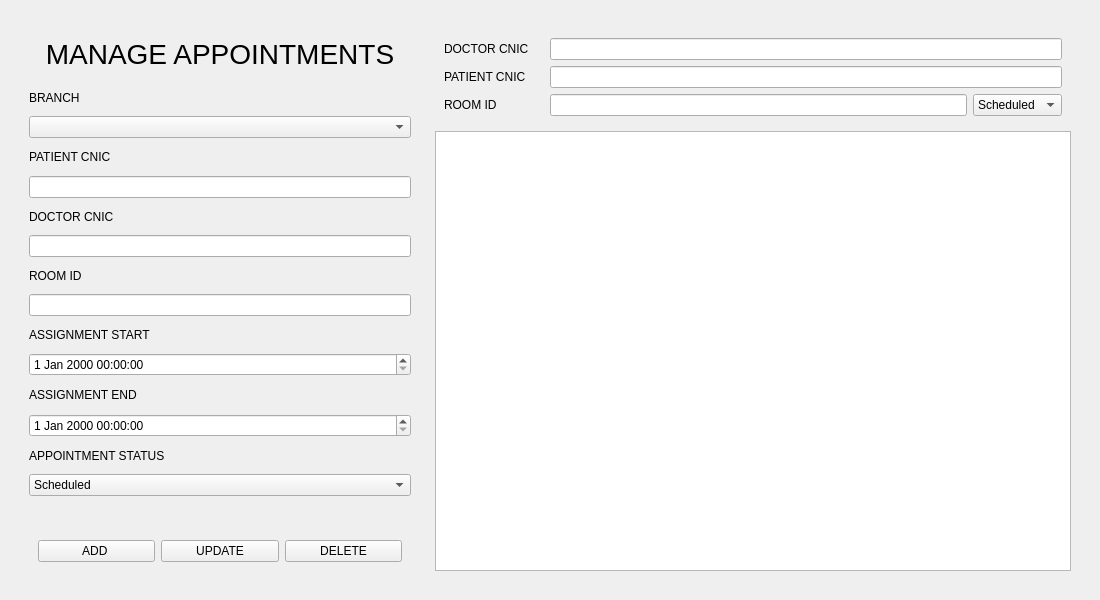
<?xml version="1.0" encoding="UTF-8"?>
<ui version="4.0">
 <class>Frame</class>
 <widget class="QFrame" name="Frame">
  <property name="geometry">
   <rect>
    <x>0</x>
    <y>0</y>
    <width>1100</width>
    <height>600</height>
   </rect>
  </property>
  <property name="windowTitle">
   <string>Frame</string>
  </property>
  <layout class="QGridLayout" name="gridLayout">
   <item row="0" column="0">
    <widget class="QWidget" name="widget" native="true">
     <layout class="QHBoxLayout" name="horizontalLayout">
      <item>
       <widget class="QWidget" name="widget_2" native="true">
        <property name="maximumSize">
         <size>
          <width>400</width>
          <height>16777215</height>
         </size>
        </property>
        <layout class="QHBoxLayout" name="horizontalLayout_3">
         <item>
          <layout class="QVBoxLayout" name="verticalLayout_2">
           <item>
            <widget class="QWidget" name="widget_6" native="true">
             <property name="maximumSize">
              <size>
               <width>16777215</width>
               <height>80</height>
              </size>
             </property>
             <layout class="QHBoxLayout" name="horizontalLayout_9">
              <item>
               <layout class="QHBoxLayout" name="horizontalLayout_8">
                <item>
                 <widget class="QLabel" name="title_label">
                  <property name="font">
                   <font>
                    <pointsize>21</pointsize>
                   </font>
                  </property>
                  <property name="text">
                   <string>MANAGE APPOINTMENTS</string>
                  </property>
                  <property name="alignment">
                   <set>Qt::AlignmentFlag::AlignCenter</set>
                  </property>
                 </widget>
                </item>
               </layout>
              </item>
             </layout>
            </widget>
           </item>
           <item>
            <widget class="QLabel" name="label">
             <property name="text">
              <string>BRANCH</string>
             </property>
            </widget>
           </item>
           <item>
            <widget class="QComboBox" name="appointment_branch"/>
           </item>
           <item>
            <widget class="QLabel" name="ap_patient_cnic_label">
             <property name="text">
              <string>PATIENT CNIC</string>
             </property>
            </widget>
           </item>
           <item>
            <widget class="QLineEdit" name="ap_patient_cnic_input"/>
           </item>
           <item>
            <widget class="QLabel" name="ap_doctor_cnic_label">
             <property name="text">
              <string>DOCTOR CNIC</string>
             </property>
            </widget>
           </item>
           <item>
            <widget class="QLineEdit" name="ap_doctor_cnic_input"/>
           </item>
           <item>
            <widget class="QLabel" name="as_room_id_label">
             <property name="text">
              <string>ROOM ID</string>
             </property>
            </widget>
           </item>
           <item>
            <widget class="QLineEdit" name="ap_room_id_input"/>
           </item>
           <item>
            <widget class="QLabel" name="as_assignment_start_label">
             <property name="text">
              <string>ASSIGNMENT START</string>
             </property>
            </widget>
           </item>
           <item>
            <widget class="QDateTimeEdit" name="ap_assignment_start_input"/>
           </item>
           <item>
            <widget class="QLabel" name="as_assignment_end_label">
             <property name="text">
              <string>ASSIGNMENT END</string>
             </property>
            </widget>
           </item>
           <item>
            <widget class="QDateTimeEdit" name="ap_assignment_end_input"/>
           </item>
           <item>
            <widget class="QLabel" name="ap_status_label">
             <property name="text">
              <string>APPOINTMENT STATUS</string>
             </property>
            </widget>
           </item>
           <item>
            <widget class="QComboBox" name="ap_status_dropbox">
             <item>
              <property name="text">
               <string>Scheduled</string>
              </property>
             </item>
             <item>
              <property name="text">
               <string>Completed</string>
              </property>
             </item>
             <item>
              <property name="text">
               <string>Cancelled</string>
              </property>
             </item>
            </widget>
           </item>
           <item>
            <widget class="QLabel" name="admin_message_label">
             <property name="maximumSize">
              <size>
               <width>16777215</width>
               <height>23</height>
              </size>
             </property>
             <property name="text">
              <string/>
             </property>
            </widget>
           </item>
           <item>
            <widget class="QWidget" name="widget_4" native="true">
             <property name="maximumSize">
              <size>
               <width>16777215</width>
               <height>50</height>
              </size>
             </property>
             <layout class="QHBoxLayout" name="horizontalLayout_6">
              <item>
               <layout class="QHBoxLayout" name="horizontalLayout_5">
                <item>
                 <widget class="QPushButton" name="admin_add_button">
                  <property name="text">
                   <string>ADD </string>
                  </property>
                 </widget>
                </item>
                <item>
                 <widget class="QPushButton" name="admin_update_button">
                  <property name="text">
                   <string>UPDATE</string>
                  </property>
                 </widget>
                </item>
                <item>
                 <widget class="QPushButton" name="admin_delete_button">
                  <property name="text">
                   <string>DELETE</string>
                  </property>
                 </widget>
                </item>
               </layout>
              </item>
             </layout>
            </widget>
           </item>
          </layout>
         </item>
        </layout>
       </widget>
      </item>
      <item>
       <widget class="QWidget" name="widget_3" native="true">
        <property name="minimumSize">
         <size>
          <width>0</width>
          <height>0</height>
         </size>
        </property>
        <layout class="QGridLayout" name="gridLayout_2">
         <item row="2" column="0">
          <widget class="QTableView" name="tableView">
           <property name="minimumSize">
            <size>
             <width>0</width>
             <height>0</height>
            </size>
           </property>
           <property name="maximumSize">
            <size>
             <width>1300</width>
             <height>1300</height>
            </size>
           </property>
          </widget>
         </item>
         <item row="1" column="0">
          <widget class="QWidget" name="widget_5" native="true">
           <layout class="QVBoxLayout" name="verticalLayout">
            <item>
             <layout class="QHBoxLayout" name="horizontalLayout_2">
              <item>
               <widget class="QLabel" name="ap_search_doctor_cnic_label">
                <property name="minimumSize">
                 <size>
                  <width>100</width>
                  <height>0</height>
                 </size>
                </property>
                <property name="maximumSize">
                 <size>
                  <width>1000</width>
                  <height>16777215</height>
                 </size>
                </property>
                <property name="text">
                 <string>DOCTOR CNIC</string>
                </property>
               </widget>
              </item>
              <item>
               <widget class="QLineEdit" name="ap_search_doctor_cnic_input"/>
              </item>
             </layout>
            </item>
            <item>
             <layout class="QHBoxLayout" name="horizontalLayout_10">
              <item>
               <widget class="QLabel" name="ap_search_patient_cnic_label">
                <property name="minimumSize">
                 <size>
                  <width>100</width>
                  <height>0</height>
                 </size>
                </property>
                <property name="maximumSize">
                 <size>
                  <width>1000</width>
                  <height>16777215</height>
                 </size>
                </property>
                <property name="text">
                 <string>PATIENT CNIC</string>
                </property>
               </widget>
              </item>
              <item>
               <widget class="QLineEdit" name="ap_search_patient_cnic_input"/>
              </item>
             </layout>
            </item>
            <item>
             <layout class="QHBoxLayout" name="horizontalLayout_4">
              <item>
               <widget class="QLabel" name="as_search_room_id_label">
                <property name="minimumSize">
                 <size>
                  <width>100</width>
                  <height>0</height>
                 </size>
                </property>
                <property name="maximumSize">
                 <size>
                  <width>1000</width>
                  <height>16777215</height>
                 </size>
                </property>
                <property name="text">
                 <string>ROOM ID</string>
                </property>
               </widget>
              </item>
              <item>
               <widget class="QLineEdit" name="ap_search_room_id_input"/>
              </item>
              <item>
               <widget class="QComboBox" name="search_status_dropbox">
                <item>
                 <property name="text">
                  <string>Scheduled</string>
                 </property>
                </item>
                <item>
                 <property name="text">
                  <string>Completed</string>
                 </property>
                </item>
                <item>
                 <property name="text">
                  <string>Cancelled</string>
                 </property>
                </item>
               </widget>
              </item>
             </layout>
            </item>
           </layout>
          </widget>
         </item>
        </layout>
       </widget>
      </item>
     </layout>
    </widget>
   </item>
  </layout>
 </widget>
 <resources/>
 <connections/>
</ui>
